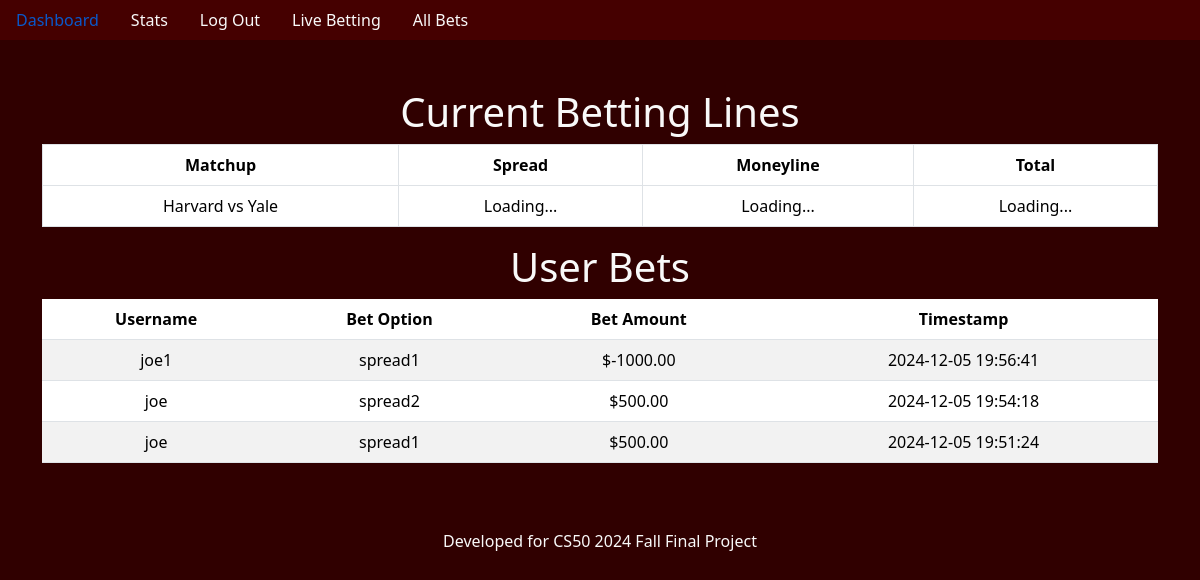
Before: /bets (signed in) with the older database file.
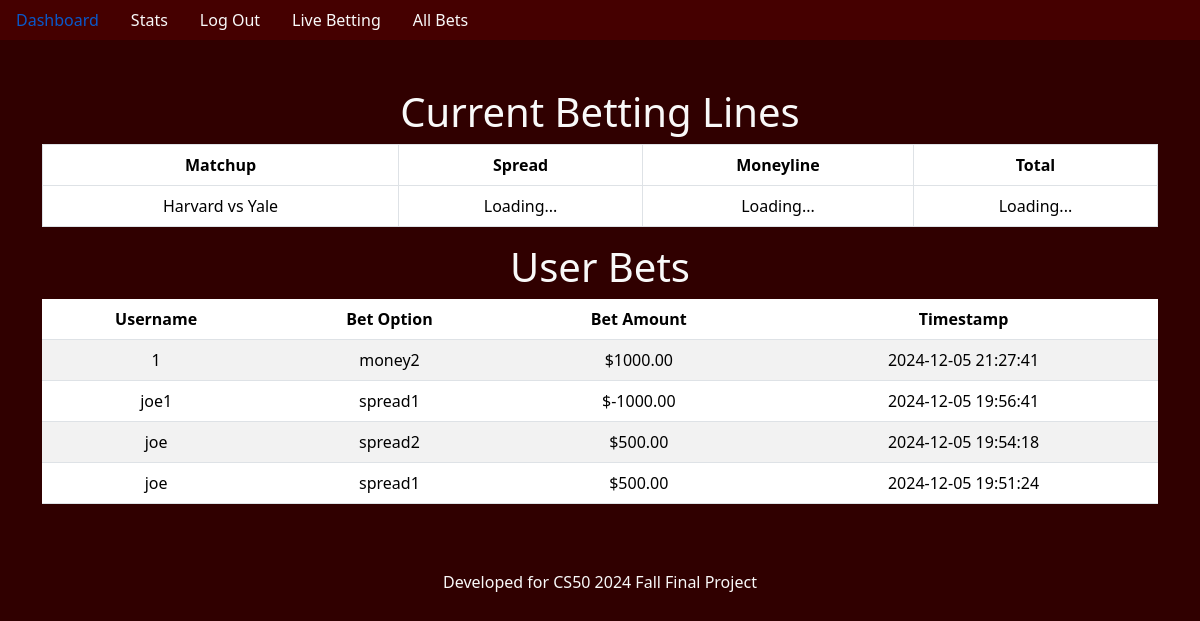
After: the same page with the newer database file.
### tables this page shows
CREATE TABLE bets (
    id INTEGER PRIMARY KEY AUTOINCREMENT,
    user_id INTEGER NOT NULL,
    bet_option TEXT NOT NULL,
    bet_amount REAL NOT NULL,
    timestamp DATETIME DEFAULT CURRENT_TIMESTAMP,
    FOREIGN KEY (user_id) REFERENCES users (id)
);

CREATE TABLE users (
    id INTEGER PRIMARY KEY AUTOINCREMENT,
    created TIMESTAMP NOT NULL DEFAULT CURRENT_TIMESTAMP,
    username TEXT NOT NULL,
    password TEXT NOT NULL,
    cash INTEGER NOT NULL DEFAULT 1000
);

### app.py (the view)
@app.route('/bets')
def bets():
    if "user_id" not in session:
        return redirect("/login")
    conn = sqlite3.connect("site.db")
    conn.row_factory = sqlite3.Row
    cursor = conn.cursor()
    cursor.execute(
        "SELECT users.username, bets.bet_option, bets.bet_amount, bets.timestamp "
        "FROM bets JOIN users ON bets.user_id = users.id ORDER BY bets.timestamp DESC"
    )
    all_bets = cursor.fetchall()
    conn.close()
    return render_template('bets.html', bets=all_bets)

### templates/bets.html (shortened to what this page needs)
{% extends "base.html" %}
{% block main %}
<div class="container mt-5">
    <h1>Current Betting Lines</h1>
    <div class="row">
        <div class="col-md-12">
            <table class="table table-bordered text-center" id="betting-lines-table">
                <thead>
                    <tr>
                        <th>Matchup</th>
                        <th>Spread</th>
                        <th>Moneyline</th>
                        <th>Total</th>
                    </tr>
                </thead>
                <tbody>
                    <tr>
                        <td>Harvard vs Yale</td>
                        <td id="spread">Loading...</td>
                        <td id="money">Loading...</td>
                        <td id="total">Loading...</td>
                    </tr>
                </tbody>
            </table>
        </div>
    </div>
    <h1>User Bets</h1>
    <table class="table table-striped">
        <thead>
            <tr>
                <th>Username</th>
                <th>Bet Option</th>
                <th>Bet Amount</th>
                <th>Timestamp</th>
            </tr>
        </thead>
        <tbody>
            {% for bet in bets %}
            <tr>
                <td>{{ bet["username"] }}</td>
                <td>{{ bet["bet_option"] }}</td>
                <td>${{ "%.2f"|format(bet["bet_amount"]) }}</td>
                <td>{{ bet["timestamp"] }}</td>
            </tr>
            {% endfor %}
        </tbody>
    </table>
</div>
{% endblock %}

### templates/base.html (shortened to what this page needs)
<!DOCTYPE html>
<html lang="en">
<head>
    <link href="https://cdn.jsdelivr.net/npm/bootstrap@5.3.3/dist/css/bootstrap.min.css" rel="stylesheet"
>
    <link href="/static/styles.css" rel="stylesheet">
</head>
<body class="fill">
    <div class="container-fluid navigation-bar">
        {% if session["user_id"] %}
        <nav class="nav">
            <a class="nav-link navigation-bar" href="/landing">Dashboard</a>
            <a class="nav-link navigation-bar" href="/stats">Stats</a>
            <a class="nav-link navigation-bar ml-auto mr-1" href="/logout">Log Out</a>
            <a class="nav-link navigation-bar" href="/live">Live Betting</a>
            <a class="nav-link navigation-bar" href="/bets">All Bets</a>
        </nav>
        {% else %}
        <nav class="nav">
            <a class="nav-link active navigation-bar" href="/">Harvard-Yale Sportsbook</a>
            <a class="nav-link navigation-bar" href="/login">Login</a>
            <a class="nav-link navigation-bar" href="/register">Register</a>
        </nav>
        {% endif %}
    </div>
    <main class="container-fluid text-center">
        {% block main %}{% endblock %}
    </main>
    <footer class="mb-5 text-center info-footer">
        <p>Developed for CS50 2024 Fall Final Project</p>
    </footer>
</body>
</html>

### static/styles.css (style rules this page uses)
.container-fluid { width:100%; max-width:none; padding-left:0; padding-right:0 }
.navigation-bar { background-color: #450000; color: #f9f9f9; }
.fill { min-height: 100vh; height: 100%; background-color: #300000; color: #f9f9f9; }
.info-footer { padding-top: 50px; }

Changed rows visible on the page:
added bets: username "1", bet_option "money2", bet_amount "1000.00", timestamp "2024-12-05 21:27:41"
